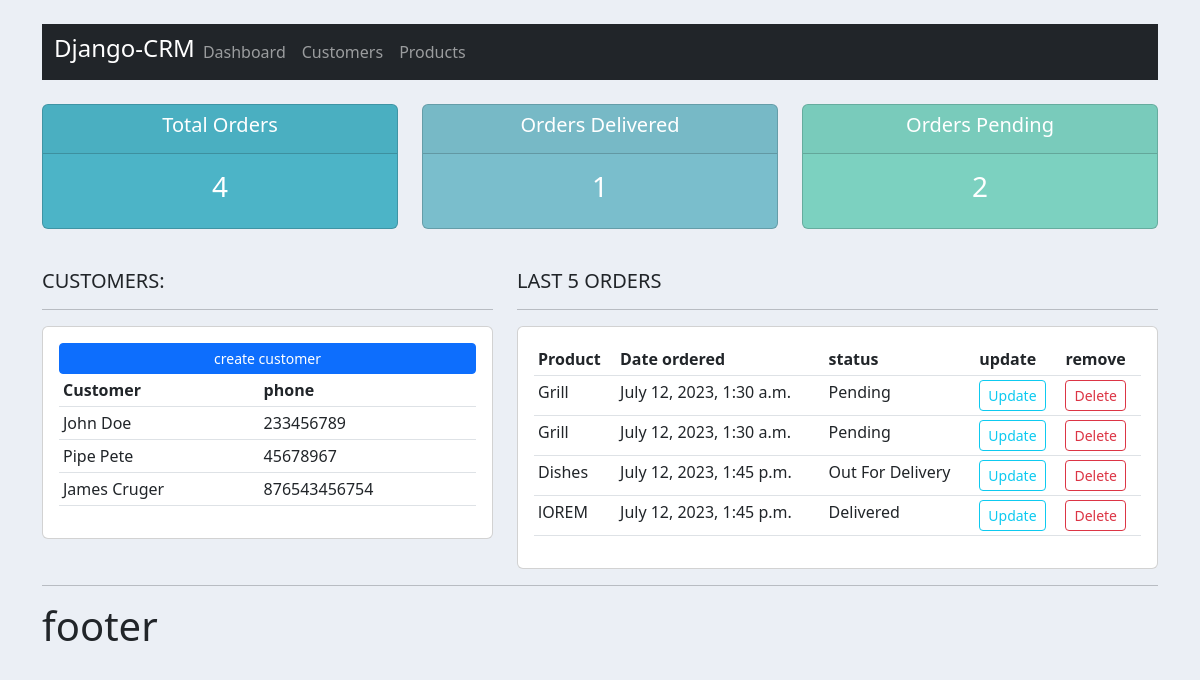
Before: / with the older database file.
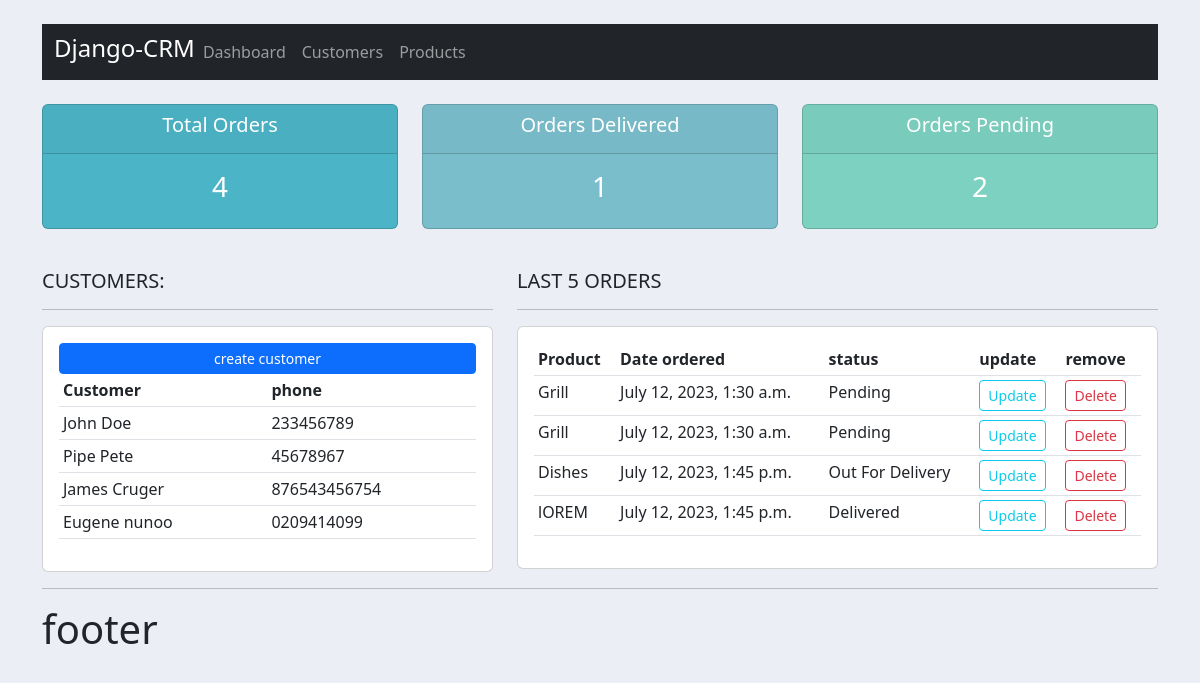
After: the same page with the newer database file.
### accounts/models.py (models this page shows, shortened)
class Customer(models.Model):
    name = models.CharField(max_length=200,null=True)
    phone = models.CharField(max_length=200,null=True)
    email = models.CharField(max_length=200,null=True)
    date_created = models.DateTimeField(auto_now_add=True,null=True)

class Order(models.Model):
    STATUS = (
        ('Pending','Pending'),
        ('Out For Delivery','Out For Delivery'),
        ('Delivered','Delivered'),
    )
    customer = models.ForeignKey(Customer,null=True,on_delete=models.SET_NULL)
    product = models.ForeignKey(Product,null=True,on_delete=models.SET_NULL)
    date_created = models.DateTimeField(auto_now_add=True,null=True)
    status = models.CharField(max_length=200,null=True,choices=STATUS)

class Product(models.Model):
    CATEGORY = (
        ('Indoor','Indoor'),
        ('Outdoor','Outdoor')
    )
    name = models.CharField(max_length=200,null=True)
    price = models.FloatField(null=True)
    category = models.CharField(max_length=200,null=True,choices=CATEGORY)
    description =models.CharField(max_length=200,null=True,blank=True)
    date_created = models.DateTimeField(auto_now_add=True,null=True)
    tags = models.ManyToManyField(Tags)
    def __str__(self):
        return self.name

### accounts/views.py (the view)
# urls.py: path('',home,name='home'),
def home(request):
    customers = Customer.objects.all()
    orders = Order.objects.all()
    total_customers = customers.count()
    total_orders = orders.count()
    delivered = orders.filter(status='Delivered').count()
    pending = orders.filter(status='Pending').count()
    context = {'orders':orders,'customers':customers,'total_customers':total_customers,
               'total_orders':total_orders,'delivered':delivered,'pending':pending}
    return render(request,'accounts/dashboard.html',context)

### accounts/templates/accounts/dashboard.html
{% extends 'accounts/main.html' %}
{% block content%}
{% include 'accounts/status.html' %}
<br>
<div class="row">
    <div class="col-md-5">
        <h5>CUSTOMERS:</h5>
        <hr>
        <div class="card card-body">
            <a href="{% url 'create-customer'  %}" class="btn btn-primary btn-sm btn-block">create customer</a>
            <table class="table table-sm">
                <tr>
                    <th>Customer</th>
                    <th>phone</th>
                </tr>
                {% for customer in customers %}
                <tr>
                    <td>{{customer.name}}</td>
                    <td>{{customer.phone}}</td>
                </tr>
                {% endfor %}
            </table>
        </div>
    </div>
    <div class="col-md-7">
        <h5>LAST 5 ORDERS</h5>
        <hr>
        <div class="card card-body">
            <table class="table table-sm">
                <tr>
                    <th>Product</th>
                    <th>Date ordered</th>
                    <th>status</th>
                    <th>update</th>
                    <th>remove</th>
                </tr>
                {% for order in orders %}
                <tr>
                    <td>{{order.product}}</td>
                    <td>{{order.date_created}}</td>
                    <td>{{order.status}}</td>
                    <td><a href="" class="btn btn-outline-info btn-sm">Update</a></td>
                    <td><a href="" class="btn btn-outline-danger btn-sm">Delete</a></td>
                </tr>
                {% endfor %}
            </table>
        </div>
    </div>
</div>
{% endblock %}

Changed rows visible on the page:
added Customer: name "Eugene nunoo", phone "0209414099"
